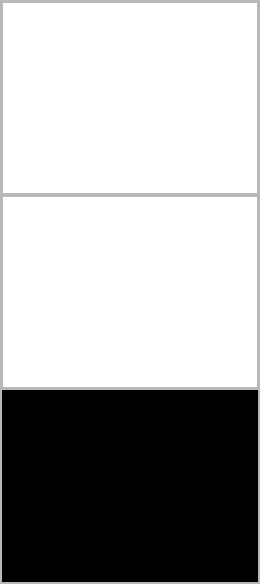
     <widget class="QFrame" name="frame_2">
      <property name="frameShape">
       <enum>QFrame::StyledPanel</enum>
      </property>
      <property name="frameShadow">
       <enum>QFrame::Raised</enum>
      </property>
      <layout class="QVBoxLayout" name="verticalLayout">
       <property name="spacing">
        <number>0</number>
       </property>
       <property name="leftMargin">
        <number>0</number>
       </property>
       <property name="topMargin">
        <number>0</number>
       </property>
       <property name="rightMargin">
        <number>0</number>
       </property>
       <property name="bottomMargin">
        <number>0</number>
       </property>
       <item>
        <widget class="QFrame" name="frame_3">
         <property name="frameShape">
          <enum>QFrame::StyledPanel</enum>
         </property>
         <property name="frameShadow">
          <enum>QFrame::Raised</enum>
         </property>
         <layout class="QVBoxLayout" name="verticalLayout_5">
          <property name="spacing">
           <number>0</number>
          </property>
          <property name="leftMargin">
           <number>0</number>
          </property>
          <property name="topMargin">
           <number>0</number>
          </property>
          <property name="rightMargin">
           <number>0</number>
          </property>
          <property name="bottomMargin">
           <number>0</number>
          </property>
          <item>
           <widget class="PlotWidget" name="top_axes"/>
          </item>
         </layout>
        </widget>
       </item>
       <item>
        <widget class="QFrame" name="frame_4">
         <property name="frameShape">
          <enum>QFrame::StyledPanel</enum>
         </property>
         <property name="frameShadow">
          <enum>QFrame::Raised</enum>
         </property>
         <layout class="QVBoxLayout" name="verticalLayout_4">
          <property name="spacing">
           <number>0</number>
          </property>
          <property name="leftMargin">
           <number>0</number>
          </property>
          <property name="topMargin">
           <number>0</number>
          </property>
          <property name="rightMargin">
           <number>0</number>
          </property>
          <property name="bottomMargin">
           <number>0</number>
          </property>
          <item>
           <widget class="PlotWidget" name="bottom_axes"/>
          </item>
         </layout>
        </widget>
       </item>
       <item>
        <widget class="QFrame" name="frame_5">
         <property name="minimumSize">
          <size>
           <width>0</width>
           <height>150</height>
          </size>
         </property>
         <property name="maximumSize">
          <size>
           <width>16777215</width>
           <height>230</height>
          </size>
         </property>
         <property name="frameShape">
          <enum>QFrame::StyledPanel</enum>
         </property>
         <property name="frameShadow">
          <enum>QFrame::Raised</enum>
         </property>
         <layout class="QVBoxLayout" name="verticalLayout_3">
          <property name="leftMargin">
           <number>0</number>
          </property>
          <property name="topMargin">
           <number>0</number>
          </property>
          <property name="rightMargin">
           <number>0</number>
          </property>
          <property name="bottomMargin">
           <number>0</number>
          </property>
          <item>
           <widget class="QTableWidget" name="resultsTable">
            <property name="styleSheet">
             <string notr="true">background-color: rgb(0, 0, 0);</string>
            </property>
           </widget>
          </item>
         </layout>
        </widget>
       </item>
      </layout>
     </widget>
